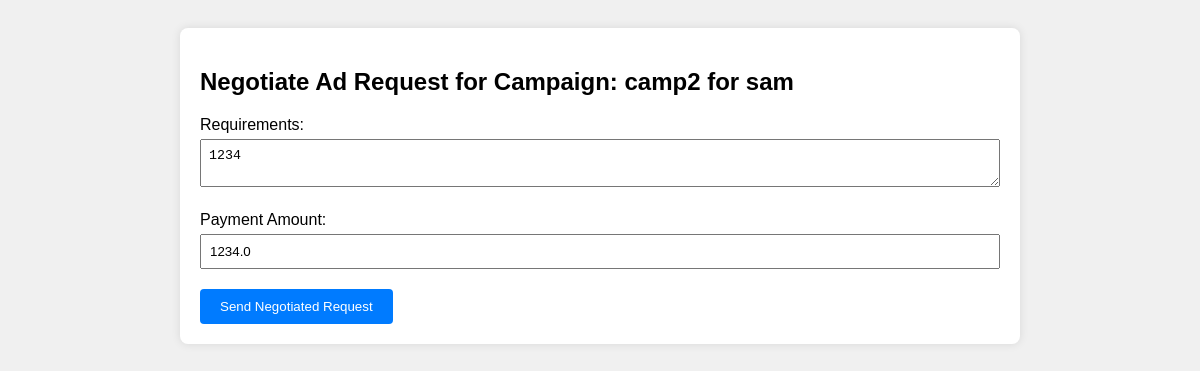
The page /influencer/1/negotiate_ad_request/1 on the database its author committed.
### applications/models.py (models this page shows)
class campaign(db.Model):
    id = db.Column(db.Integer, primary_key=True)
    name = db.Column(db.String(100), nullable=False)
    status = db.Column(db.String(50), nullable=False,default="active")
    category = db.Column(db.String(50), nullable=False)
    budget = db.Column(db.Integer, nullable=False)
    sponsor_id = db.Column(db.Integer, db.ForeignKey('sponsor.id'), nullable=False)
    flagged = db.Column(db.String(10), nullable=False, default="no")
    start_date = db.Column(db.Date, nullable=False)
    end_date = db.Column(db.Date, nullable=True)
    ad_requests = db.relationship('adrequest', backref='campaign', lazy=True)

class adrequest(db.Model):
    id = db.Column(db.Integer, primary_key=True)
    campaign_id = db.Column(db.Integer, db.ForeignKey('campaign.id'), nullable=False)
    influencer_id = db.Column(db.Integer, db.ForeignKey('influencer.id'), nullable=False)
    requirements = db.Column(db.String(500), nullable=False)
    flagged = db.Column(db.String(10), nullable=False, default="no")
    payment_amount = db.Column(db.Float, nullable=False)
    status = db.Column(db.String(50), nullable=False, default='Request Sent')

### applications/routes.py (the view, shortened to what this page needs)
@app.route('/influencer/<int:influencer_id>/negotiate_ad_request/<int:ad_request_id>', methods=['GET', 'POST'])
def negotiate_ad_request(influencer_id, ad_request_id):
    inf = influencer.query.get_or_404(influencer_id)
    ad_req = adrequest.query.get_or_404(ad_request_id)
    return render_template('negotiate_ad_request.html', influencer=inf, ad_request=ad_req)

### templates/negotiate_ad_request.html (shortened to what this page needs)
<!DOCTYPE html>
<html lang="en">
<head>
</head>
<body>
    <div class="container">
        <h2>Negotiate Ad Request for Campaign: {{ ad_request.campaign.name }}</h2>
        <form method="POST">
            <div class="form-group">
                <label for="new_requirements">Requirements:</label>
                <textarea name="new_requirements" required>{{ ad_request.requirements }}</textarea>
            </div>
            <div class="form-group">
                <label for="new_payment_amount">Payment Amount:</label>
                <input type="number" step="0.01" name="new_payment_amount" value="{{ ad_request.payment_amount }}" required>
            </div>
            <button type="submit" class="button">Send Negotiated Request</button>
        </form>
    </div>
</body>
</html>

### templates/negotiate_ad_request.html (style rules this page uses)
body { font-family: Arial, sans-serif; background-color: #f0f0f0; padding: 20px; }
.container { background-color: #fff; padding: 20px; border-radius: 8px; box-shadow: 0 0 10px rgba(0, 0, 0, 0.1); max-width: 800px; margin: auto; }
.form-group { margin-bottom: 20px; }
.form-group label { display: block; margin-bottom: 5px; }
.form-group input, .form-group textarea { width: 100%; padding: 8px; box-sizing: border-box; }
.button { display: inline-block; padding: 10px 20px; background-color: #007bff; color: #fff; border: none; border-radius: 4px; cursor: pointer; text-align: center; text-decoration: none; white-space: nowrap; }

### rows shown on the page
campaign: campaign.name "camp2 for sam"
adrequest: new_requirements "1234", new_payment_amount "1234.0"
